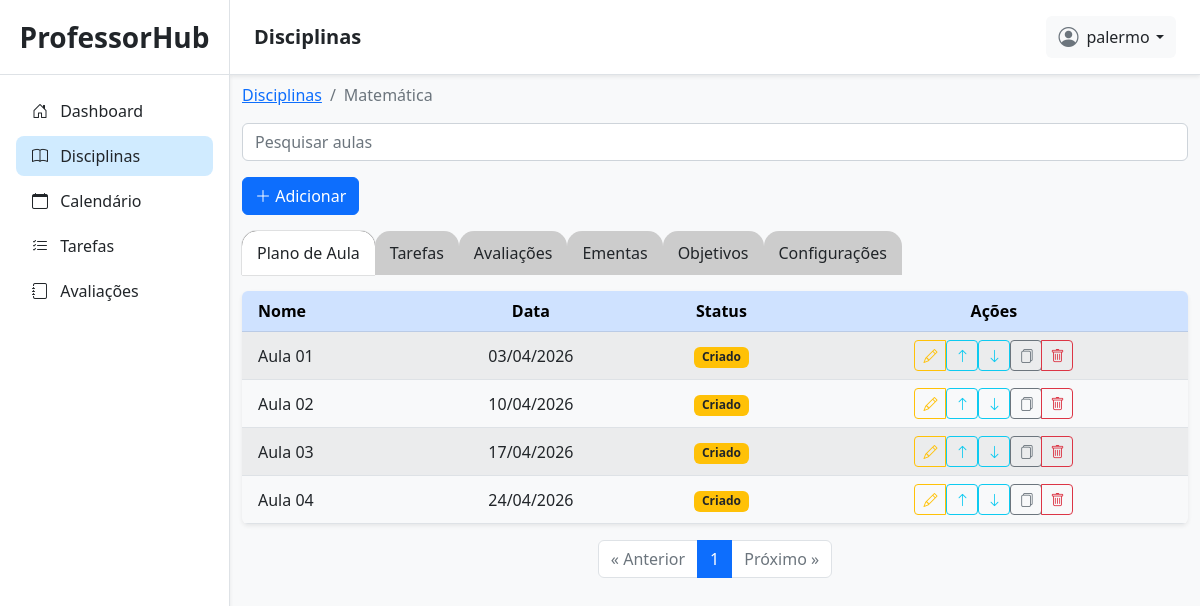
Page /disciplinas/38/planos/ (signed in) on the committed database.
### planner/models.py (models this page shows, shortened)
class Disciplina(models.Model):
    PERIODO = [
        ('semestral', 'semestral'),
        ('anual', 'anual'),
    ]
    user = models.ForeignKey(User, on_delete=models.CASCADE, related_name='disciplinas')
    calendario = models.ForeignKey(CalendarioLetivo, on_delete=models.CASCADE, related_name='disciplinas')
    nome = models.CharField(max_length=100)
    periodo = models.CharField(max_length=20, choices=PERIODO)
    carga_horaria = models.PositiveIntegerField()
    aviso = models.CharField(max_length=100, default='')

class PlanoAula(models.Model):
    STATUS_CHOICES = [
        ('pendente', 'Pendente'),
        ('criado', 'Criado'),
        ('nao_planejada', 'Não planejada'),
        ('planejada', 'Planejada'),
        ('material_em_desenvolvimento', 'Material em desenvolvimento'),
        ('material_concluido', 'Material concluído'),
    ]
    disciplina = models.ForeignKey(Disciplina, on_delete=models.CASCADE, related_name='planos')
    data = models.DateField()
    titulo = models.CharField(max_length=100)
    objetivos = models.TextField(default='')
    conteudos = models.TextField(default='')
    status = models.CharField(max_length=50, choices=STATUS_CHOICES, default='criado')
    num_aulas = models.PositiveIntegerField(default=2)

### planner/views/disciplinas/views_disciplina_planos.py (the view, shortened to what this page needs)
# urls.py: path('disciplinas/<int:id>/planos/', views_disciplina_planos.disciplina_planos_view, name='disciplina_planos'),
@login_required(login_url='/login/')
def disciplina_planos_view(request, id):
    disciplina = get_object_or_404(Disciplina, id=id, user=request.user)
    aulas = disciplina.planos.all().order_by('data')
    paginator = Paginator(aulas, 10)
    page_number = request.GET.get('page-aulas', 1)
    aulas_page = paginator.get_page(page_number)
    dias_selecionados = get_dias_aula_na_semana_disciplina(disciplina)
    aulas_dias_selecionados = disciplina.planos.values_list('num_aulas', flat=True)
    dias = {
        'segunda': 0,
        'terca': 0,
        'quarta': 0,
        'quinta': 0,
        'sexta': 0,
    }
    for dia, num_aulas in zip(dias_selecionados, aulas_dias_selecionados):
        dias[dia] = num_aulas
    criar_aviso_se_faltar_aulas(disciplina)
    return render(request, 'planner/disciplinas/disciplina_planos.html', {
        'disciplina': disciplina,
        'aulas': aulas_page
    })

### planner/templates/planner/disciplinas/disciplina_planos.html (shortened to what this page needs)
{% extends 'planner/base.html' %}
{% load static %}
{% block titlenavbar %}
Disciplinas
{% endblock %}
{% block content %}
<div class="container my-2">
    <nav aria-label="breadcrumb">
        <ol class="breadcrumb">
            <li class="breadcrumb-item"><a href="{% url 'disciplinas' %}">Disciplinas</a></li>
            <li class="breadcrumb-item active" aria-current="page">{{ disciplina.nome }}</li>
        </ol>
    </nav>
    <form class="mb-3">
        <div class="d-flex gap-3 flex-wrap align-items-center">
            <input type="email" class="form-control flex-grow-1" id="exampleInputEmail1" aria-describedby="emailHelp"
                placeholder="Pesquisar aulas">
            <button type="button" class="btn btn-primary" data-bs-toggle="modal" data-bs-target="#modalAdicionarPlano">
                <i class="bi bi-plus-lg"></i> Adicionar
            </button>
        </div>
    </form>
    <div class="abas-disciplinas">
        <div class="aba active">
            <a href="{% url 'disciplina_planos' disciplina.id %}" class="nav-link">
                <span class="d-none d-sm-inline">Plano de Aula</span>
            </a>
        </div>
        <div class="aba">
            <a href="{% url 'disciplina_tarefas' disciplina.id %}" class="nav-link">Tarefas</a>
        </div>
        <div class="aba">
            <a href="{% url 'disciplina_avaliacoes' disciplina.id %}" class="nav-link">Avaliações</a>
        </div>
        <div class="aba">
            <a href="{% url 'disciplina_ementas' disciplina.id %}" class="nav-link">Ementas</a>
        </div>
        <div class="aba">
            <a href="{% url 'disciplina_objetivos' disciplina.id %}" class="nav-link">Objetivos</a>
        </div>
        <div class="aba">
            <a href="{% url 'disciplina_configuracoes' disciplina.id %}" class="nav-link">Configurações</a>
        </div>
    </div>
    <div class="table-responsive mt-3 shadow-sm rounded">
        <table class="table table-striped table-hover mb-0">
            <thead class="table-primary text-center align-middle">
                <tr>
                    <th scope="col" class="text-start ps-3">Nome</th>
                    <th scope="col" class="text-center">Data</th>
                    <th scope="col" class="text-center">Status</th>
                    <th scope="col" class="text-center">Ações</th>
                </tr>
            </thead>
            <tbody class="align-middle">
                {% for aula in aulas %}
                <tr>
                    <td class="text-start ps-3">{{ aula.titulo }}</td>
                    <td class="text-center">{{ aula.data|date:'d/m/Y' }}</td>
                    <td class="text-center">
                        {% if aula.status == 'pendente' %}
                            <span class="badge bg-danger">{{ aula.get_status_display }}</span>
                        {% elif aula.status == 'criado' %}
                            <span class="badge bg-warning text-dark">{{ aula.get_status_display }}</span>
                        {% elif aula.status == 'nao_planejada' %}
                            <span class="badge bg-secondary">{{ aula.get_status_display }}</span>
                        {% elif aula.status == 'planejada' %}
                            <span class="badge bg-info text-dark">{{ aula.get_status_display }}</span>
                        {% elif aula.status == 'material_em_desenvolvimento' %}
                            <span class="badge bg-primary">{{ aula.get_status_display }}</span>
                        {% elif aula.status == 'material_concluido' %}
                            <span class="badge bg-success">{{ aula.get_status_display }}</span>
                        {% endif %}
                    </td>
                    <td class="text-center">
                        <div class="btn-group btn-group-sm" role="group">
                            <button
                                class="btn btn-outline-warning btnEditarPlano"
                                data-bs-toggle="modal"
                                data-bs-target="#modalEditarPlano"
                                data-id="{{ aula.id }}"
                                data-titulo="{{ aula.titulo }}"
                                data-disciplina-id="{{ disciplina.id }}"
                                data-objetivo="{{ aula.objetivos }}"
                                data-conteudo="{{ aula.conteudos }}"
                                data-status="{{ aula.status }}"
                                data-data="{{ aula.data|date:'Y-m-d' }}"
                                title="Editar plano">
                                <i class="bi bi-pencil"></i>
                            </button>
                            <form method="post" action="{% url 'disciplina_planos_swap' disciplina.id aula.id 'up' %}" style="display: inline;">
                                <button
                                    type="submit"
                                    class="btn btn-outline-info btn-sm"
                                    title="Mover para cima">
                                    <i class="bi bi-arrow-up"></i>
                                </button>
                            </form>
                            <form method="post" action="{% url 'disciplina_planos_swap' disciplina.id aula.id 'down' %}" style="display: inline;">
                                <button
                                    type="submit"
                                    class="btn btn-outline-info btn-sm"
                                    title="Mover para baixo">
                                    <i class="bi bi-arrow-down"></i>
                                </button>
                            </form>
                            <form method="post" action="{% url 'disciplina_planos_duplicar' disciplina.id aula.id %}" style="display: inline;">
                                <button
                                    type="submit"
                                    class="btn btn-outline-secondary btn-sm"
                                    title="Duplicar plano">
                                    <i class="bi bi-files"></i>
                                </button>
                            </form>
                            <button
                                class="btn btn-outline-danger btnExcluirPlano"
                                data-bs-toggle="modal"
                                data-bs-target="#modalExcluirPlano"
                                data-id="{{ aula.id }}"
                                data-titulo="{{ aula.titulo }}"
                                data-disciplina-id="{{ disciplina.id }}"
                                title="Excluir plano">
                                <i class="bi bi-trash"></i>
                            </button>
                        </div>
                    </td>
                </tr>
                {% endfor %}
            </tbody>
        </table>
    </div>
    <nav aria-label="Page navigation" class="mt-3">
        <ul class="pagination justify-content-center">
            {% if aulas.has_previous %}
            <li class="page-item">
                <a class="page-link" href="?page-aulas={{ aulas.previous_page_number }}" aria-label="Previous">
                    <span aria-hidden="true">&laquo; Anterior</span>
                </a>
            </li>
            {% else %}
            <li class="page-item disabled">
                <span class="page-link">&laquo; Anterior</span>
            </li>
            {% endif %}
            {% for num in aulas.paginator.page_range %}
            {% if num == aulas.number %}
            <li class="page-item active" aria-current="page">
                <span class="page-link">{{ num }}</span>
            </li>
            {% else %}
            <li class="page-item">
                <a class="page-link" href="?page-aulas={{ num }}">{{ num }}</a>
            </li>
            {% endif %}
            {% endfor %}
            {% if aulas.has_next %}
            <li class="page-item">
                <a class="page-link" href="?page-aulas={{ aulas.next_page_number }}" aria-label="Next">
                    <span aria-hidden="true">Próximo &raquo;</span>
                </a>
            </li>
            {% else %}
            <li class="page-item disabled">
                <span class="page-link">Próximo &raquo;</span>
            </li>
            {% endif %}
        </ul>
    </nav>
</div>
{% endblock %}

### planner/templates/planner/base.html (shortened to what this page needs)
{% load static %}
<!doctype html>
<html lang="en">
<head>
    <link href="https://cdn.jsdelivr.net/npm/bootstrap@5.2.3/dist/css/bootstrap.min.css" rel="stylesheet"
>
    <link rel="stylesheet" href="https://cdn.jsdelivr.net/npm/bootstrap-icons@1.13.1/font/bootstrap-icons.min.css">
    <link rel="stylesheet" href="{% static 'css/planner/base.css' %}">
</head>
<body class="bg-light">
    <div class="container-fluid p-0">
        <div class="sidebar p-0 position-relative shadow-sm">
            <div class="sidebar-header py-3 px-3 text-center border-bottom">
                <a class="nav-link fs-3 fw-semibold text-dark" href="/">ProfessorHub</a>
            </div>
            <div class="d-flex flex-column justify-content-between pb-4" style="height: 90%;">
                <div class="sidebar-content">
                    <ul class="list-group mx-3 mt-3">
                        <li class="list-group-item {% if '/dashboard/' in request.path %}item-active{% endif %}">
                            <a href="{% url 'admin_dashboard' %}" class="text-decoration-none d-block text-dark">
                                <i class="bi bi-house-door me-2"></i> Dashboard
                            </a>
                        </li>
                        <li class="list-group-item {% if '/disciplinas/' in request.path %}item-active{% endif %}">
                            <a href="{% url 'disciplinas' %}" class="text-decoration-none d-block text-dark">
                                <i class="bi bi-book me-2"></i> Disciplinas
                            </a>
                        </li>
                        <li class="list-group-item {% if '/calendarios/' in request.path %}item-active{% endif %}">
                            <a href="{% url 'calendarios' %}" class="text-decoration-none d-block text-dark">
                                <i class="bi bi-calendar me-2"></i> Calendário
                            </a>
                        </li>
                        <li class="list-group-item {% if '/tarefas/' in request.path and '/disciplinas/' not in request.path %}item-active{% endif %}">
                            <a href="{% url 'tarefas' %}" class="text-decoration-none d-block text-dark">
                                <i class="bi bi-list-check me-2"></i> Tarefas
                            </a>
                        </li>
                        <li class="list-group-item {% if '/avaliacoes/' in request.path and '/disciplinas/' not in request.path %}item-active{% endif %}">
                            <a href="{% url 'avaliacoes' %}" class="text-decoration-none d-block text-dark">
                                <i class="bi bi-journal me-2"></i> Avaliações
                            </a>
                        </li>
                    </ul>
                </div>
            </div>
        </div>
        <div class="content-page p-0">
            <div class="navbar bg-white shadow-sm position-sticky top-0 px-4 py-3 border-bottom d-flex justify-content-between align-items-center"
                style="z-index: 900;">
                <div class="d-flex align-items-center gap-3">
                    <h5 class="mb-0 fw-semibold text-dark">
                        {% block titlenavbar %}
                        {% endblock %}
                    </h5>
                </div>
                <div class="dropdown">
                    <button class="btn btn-light border-0 d-flex align-items-center gap-2" type="button"
                        id="dropdownMenuButton1" data-bs-toggle="dropdown" aria-expanded="false">
                        <i class="bi bi-person-circle fs-5 text-secondary"></i>
                        <span class="dropdown-toggle text-dark">{{ request.user }}</span>
                    </button>
                </div>
            </div>
            {% block content %}
            {% endblock %}
        </div>
</body>
</html>

### rows in the picture
Disciplina: nome "Matemática"
PlanoAula: titulo "Aula 01", data "03/04/2026", status "Criado"
PlanoAula: titulo "Aula 02", data "10/04/2026", status "Criado"
PlanoAula: titulo "Aula 03", data "17/04/2026", status "Criado"
PlanoAula: titulo "Aula 04", data "24/04/2026", status "Criado"

### other values in the picture
{{ request.user }} "palermo"
{{ num }} "1"
